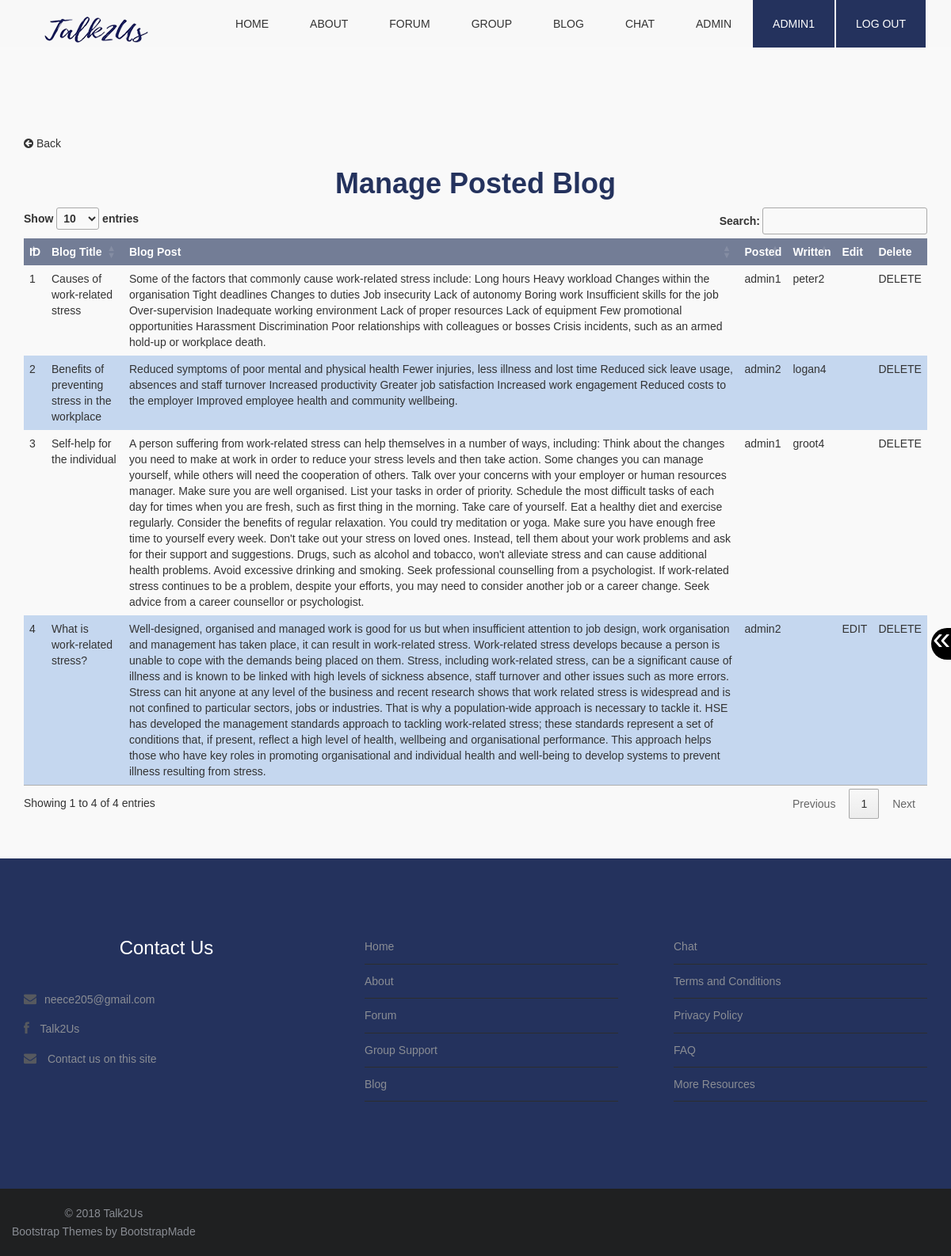
/managePostedBlog.php?catid=3 (signed in), run on the app's committed database.
### tables this page shows
CREATE TABLE `blogpost` (
  `blogID` int(10) NOT NULL,
  `blogName` varchar(255) NOT NULL,
  `blogPost` varchar(5000) NOT NULL,
  `blogUserID` int(10) NOT NULL,
  `blogWritten` int(10) DEFAULT NULL,
  `blogDate` date NOT NULL,
  `blogTime` time NOT NULL,
  `blogCatID` int(10) NOT NULL,
  `editBlogDate` date DEFAULT NULL,
  `editBlogTime` time DEFAULT NULL,
  `editUserID` int(10) DEFAULT NULL
);

CREATE TABLE `user` (
  `userID` int(10) NOT NULL,
  `username` varchar(50) NOT NULL,
  `usernameGen` varchar(50) NOT NULL,
  `email` varchar(50) NOT NULL,
  `passwordHash` varchar(255) NOT NULL,
  `dob` date NOT NULL,
  `accountID` int(10) NOT NULL,
  `banned` tinyint(1) NOT NULL,
  `verified` tinyint(1) NOT NULL
);

### managePostedBlog.php (the view, shortened to what this page needs)
<?php
	require_once("function.php");
	include "database_conn.php";
	if(isset($_SESSION['userID'])){
		$accountID = $_SESSION['role'];
	}
	if (isset($_GET["catid"])) {
		$catid = $_GET["catid"];
	}
	else {
		header("Location: manageBlog.php");
	}
	$sqlBlog = "SELECT *
	FROM blogpost
	WHERE blogCatID='$catid'
	ORDER BY blogID";
	$rsBlog = mysqli_query($conn,$sqlBlog)
	or die(mysqli_error($conn));
	echo makePageStart("Talk2Us - Manage Posted Blog");
	echo makeNav("");
	echo resizeButtons();
?>
<section class="box">
	<div class="container top-content">
<?php
	if (isset($_SESSION['userID'])){
		if ($accountID == "1") {
			if (mysqli_affected_rows($conn)>0) {
?>
<a href="managePosted.php" class="backButton"><p><i class="fa fa-arrow-circle-left fa-1x"></i> Back</p></a>
	<h1><strong>Manage Posted Blog</strong></h1>
	<table id="postblogtable" class="table">
		<thead>
			<tr>
				<th>ID</th>
				<th>Blog Title</th>
				<th>Blog Post</th>
				<th>Posted</th>
				<th>Written</th>
				<th>Edit</th>
				<th>Delete</th>
			</tr>
		</thead>
		<tbody>
<?php
				while($row = mysqli_fetch_assoc($rsBlog)){
					$id				= 	$row["blogID"];
					$title			=	$row["blogName"];
					$post			=	$row["blogPost"];
					$blogUserID		=	$row["blogUserID"];
					$blogWritten	=	$row["blogWritten"];
					$sqlUsername = "SELECT username
					FROM user
					WHERE userID='$blogUserID'";
					$rsUsername = mysqli_query($conn,$sqlUsername)
					or die(mysqli_error($conn));
					$row = mysqli_fetch_row($rsUsername)
					or die(mysqli_error($conn));
					$blogUsername = $row[0];
					$sqlWritten = "SELECT username
									FROM user
									WHERE userID='$blogWritten'";
					$rsWritten = mysqli_query($conn,$sqlWritten)
					or die(mysqli_error($conn));
					$resultWritten = mysqli_fetch_array($rsWritten);
					$usernameWritten 		= $resultWritten['username'];
					echo "<tr>";
					echo "<td>$id</td>";
					echo "<td>$title</td>";
					echo "<td>$post</td>";
					echo "<td>$blogUsername</td>";
					echo "<td>$usernameWritten</td>";
					if ($usernameWritten != NULL){
						echo "<td></td>";
					}else{
						echo "<td><a href=\"editBlogPost.php?blogid=$id\">EDIT</a></td>";
					}
					echo "<td><a onClick=\"javascript: return confirm(' Are you sure you want to delete: $title? ');\" href=\"deleteBlogPost.php?blogid=$id\">DELETE</a></td>";
					echo "</tr>";
				}
				echo"</tbody>";
				echo"</table>";
			} else {
				echo noexist("blogs");
				echo "<a href=\"managePosted.php\"><p>Return to manage blog categories</p></a>";
				echo "<a href=\"manageBlog.php\"><p>Return to manage blogs</p></a>";
				echo "<a href=\"admin.php\"><p>Return to admin page</p></a>";
			}
		} else {
			echo wronglog("Admins");
		}
	} else {
		echo nolog();
	}
?>
</div>
</section>
<?php
	echo makeFooter();
  ?>

### css/style.css (style rules this page uses)
body { font-family: Arial, Helvetica, sans-serif; font-size:14px; font-weight:300; line-height:1.6em; color:#333; background-color:#fff; }
h1 { text-align:center; color: #24325D; }
p { color:#333; }
a { text-decoration:none; transition: all 0.1s ease-in-out; -moz-transition: all 0.1s ease-in-out; -webkit-transition: all 0.1s ease-in-out; -o-transition: all 0.1s ease-in-out; outline: none; color:#333; }
section.box { background-color:#f9f9f9; text-align:left; padding-top:50px; padding-bottom:50px; }
.inner-footer ul li,a { list-style:none; }
.top-content { margin-top: 120px !important; }
#submitblogtable td,th, #adminTable td,th,#userTable td,th,#contactTable td,th,#faqtable td,th,#faqquestable td,th, #dbCattable td,th , #applytable td,th , #postblogtable td,th , #submitblogtable td,th , #postblogcattable td,th , #repBlogtable td,th, #dbtopictable td,th, #groupmemtable td,th , #grouptable td,th,#repDBtable td,th,#repGStable td,th,#repChattable td,th { border-style: none !important; padding:0.5em !important; font-family: Arial, Helvetica, sans-serif !important; }
#submitblogtable th, #adminTable th,#userTable th,#contactTable th,#faqtable th,#faqquestable th,#dbCattable th,#applytable th,#postblogtable th,#submitblogtable th ,#postblogcattable th,#repBlogtable th,#dbtopictable th ,#groupmemtable th,#grouptable th,#repDBtable th,#repGStable th,#repChattable th { background-color: #737D96 !important; color: #FFFFFF !important; }
#submitblogtable tr:nth-of-type(even), #adminTable tr:nth-of-type(even),#userTable tr:nth-of-type(even),#contactTable tr:nth-of-type(even),#faqtable tr:nth-of-type(even),#faqquestable tr:nth-of-type(even),#dbCattable tr:nth-of-type(even),#applytable tr:nth-of-type(even),#postblogtable tr:nth-of-type(even),#submitblogtable tr:nth-of-type(even),#postblogcattable tr:nth-of-type(even),#repBlogtable tr:nth-of-type(even),#dbtopictable tr:nth-of-type(even),#groupmemtable tr:nth-of-type(even),#grouptable tr:nth-of-type(even),#repDBtable tr:nth-of-type(even),#repGStable tr:nth-of-type(even),#repChattable tr:nth-of-type(even) { background-color: #C5D7EF !important; }
#submitblogtable thead, #adminTable thead,#userTable thead,#contactTable thead,#faqtable thead,#faqquestable thead ,#dbCattable thead ,#applytable thead,#postblogtable thead,#submitblogtable thead ,#postblogcattable thead ,#repBlogtable thead,#dbtopictable thead,#groupmemtable thead,#grouptable thead,#repDBtable thead,#repGStable thead,#repChattable thead { background-color: #737D96 !important; color: #FFFFFF !important; }
.backButton { cursor: pointer; }

### data on the page
blogpost: blogID "1", blogName "Causes of work-related stress", blogPost "Some of the factors that commonly cause work-related stress include: Long hours Heavy workload Changes within the organisation Tight deadlines Changes to duties Job insecurity Lack of autonomy Boring work Insufficient skills for the job Over-supervision Inadequate working environment Lack of proper resources Lack of equipment Few promotional opportunities Harassment Discrimination Poor relationships with colleagues or bosses Crisis incidents, such as an armed hold-up or workplace death.", blogUserID.username "admin1", user.username "peter2"
blogpost: blogID "2", blogName "Benefits of preventing stress in the workplace", blogPost "Reduced symptoms of poor mental and physical health Fewer injuries, less illness and lost time Reduced sick leave usage, absences and staff turnover Increased productivity Greater job satisfaction Increased work engagement Reduced costs to the employer Improved employee health and community wellbeing.", blogUserID.username "admin2", user.username "logan4"
blogpost: blogID "3", blogName "Self-help for the individual", blogPost "A person suffering from work-related stress can help themselves in a number of ways, including: Think about the changes you need to make at work in order to reduce your stress levels and then take action. Some changes you can manage yourself, while others will need the cooperation of others. Talk over your concerns with your employer or human resources manager. Make sure you are well organised. List your tasks in order of priority. Schedule the most difficult tasks of each day for times when you are fresh, such as first thing in the morning. Take care of yourself. Eat a healthy diet and exercise regularly. Consider the benefits of regular relaxation. You could try meditation or yoga. Make…", blogUserID.username "admin1", user.username "groot4"
blogpost: blogID "4", blogName "What is work-related stress?", blogPost "Well-designed, organised and managed work is good for us but when insufficient attention to job design, work organisation and management has taken place, it can result in work-related stress. Work-related stress develops because a person is unable to cope with the demands being placed on them. Stress, including work-related stress, can be a significant cause of illness and is known to be linked with high levels of sickness absence, staff turnover and other issues such as more errors. Stress can hit anyone at any level of the business and recent research shows that work related stress is widespread and is not confined to particular sectors, jobs or industries. That is why a population-wide…", blogUserID.username "admin2"

### other printed values
$_SESSION['username'] "ADMIN1"
